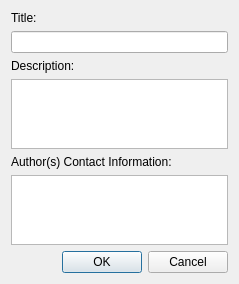
<?xml version="1.0" encoding="UTF-8"?>
<ui version="4.0">
 <class>dialog</class>
 <widget class="QDialog" name="dialog">
  <property name="geometry">
   <rect>
    <x>0</x>
    <y>0</y>
    <width>239</width>
    <height>278</height>
   </rect>
  </property>
  <property name="contextMenuPolicy">
   <enum>Qt::DefaultContextMenu</enum>
  </property>
  <property name="windowTitle">
   <string>Narrative Info</string>
  </property>
  <property name="modal">
   <bool>true</bool>
  </property>
  <layout class="QVBoxLayout" name="verticalLayout">
   <item>
    <widget class="QLabel" name="labelTitle">
     <property name="text">
      <string>Title:</string>
     </property>
    </widget>
   </item>
   <item>
    <widget class="QLineEdit" name="editTitle"/>
   </item>
   <item>
    <widget class="QLabel" name="lableDescription">
     <property name="text">
      <string>Description:</string>
     </property>
    </widget>
   </item>
   <item>
    <widget class="QTextEdit" name="editDescription">
     <property name="tabStopDistance">
      <double>40.000000000000000</double>
     </property>
    </widget>
   </item>
   <item>
    <widget class="QLabel" name="labelContact">
     <property name="text">
      <string>Author(s) Contact Information:</string>
     </property>
    </widget>
   </item>
   <item>
    <widget class="QTextEdit" name="editContact">
     <property name="tabStopDistance">
      <double>40.000000000000000</double>
     </property>
    </widget>
   </item>
   <item>
    <widget class="QDialogButtonBox" name="buttonBox">
     <property name="orientation">
      <enum>Qt::Horizontal</enum>
     </property>
     <property name="standardButtons">
      <set>QDialogButtonBox::Cancel|QDialogButtonBox::Ok</set>
     </property>
    </widget>
   </item>
  </layout>
 </widget>
 <resources/>
 <connections>
  <connection>
   <sender>buttonBox</sender>
   <signal>accepted()</signal>
   <receiver>dialog</receiver>
   <slot>accept()</slot>
   <hints>
    <hint type="sourcelabel">
     <x>248</x>
     <y>254</y>
    </hint>
    <hint type="destinationlabel">
     <x>157</x>
     <y>274</y>
    </hint>
   </hints>
  </connection>
  <connection>
   <sender>buttonBox</sender>
   <signal>rejected()</signal>
   <receiver>dialog</receiver>
   <slot>reject()</slot>
   <hints>
    <hint type="sourcelabel">
     <x>316</x>
     <y>260</y>
    </hint>
    <hint type="destinationlabel">
     <x>286</x>
     <y>274</y>
    </hint>
   </hints>
  </connection>
 </connections>
</ui>
